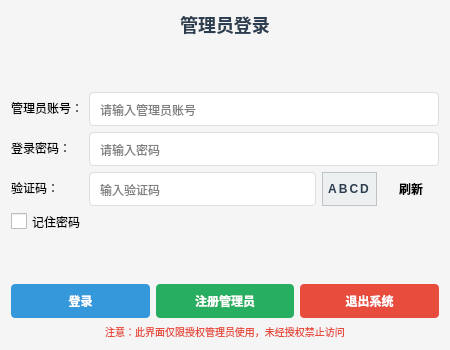
<?xml version="1.0" encoding="utf-8"?>
<ui version="4.0">
	<class>AdminPanel</class>
	<widget class="QDialog" name="AdminPanel">
		<property name="geometry">
			<rect>
				<x>0</x>
				<y>0</y>
				<width>450</width>
				<height>350</height>
			</rect>
		</property>
		<property name="minimumSize">
			<size>
				<width>450</width>
				<height>350</height>
			</size>
		</property>
		<property name="windowTitle">
			<string>管理员登录 - 铁路票务系统</string>
		</property>
		<property name="styleSheet">
			<string>
				QDialog {
				background-color: #f5f5f5;
				}
				QLabel#titleLabel {
				font-size: 18px;
				font-weight: bold;
				color: #2c3e50;
				}
				QLineEdit {
				padding: 8px;
				border: 1px solid #ddd;
				border-radius: 4px;
				background-color: white;
				}
				QLineEdit:focus {
				border-color: #3498db;
				}
				QPushButton {
				padding: 8px 16px;
				border: none;
				border-radius: 4px;
				font-weight: bold;
				}
				QPushButton#loginButton {
				background-color: #3498db;
				color: white;
				}
				QPushButton#loginButton:hover {
				background-color: #2980b9;
				}
				QPushButton#registerButton {
				background-color: #27ae60;
				color: white;
				}
				QPushButton#registerButton:hover {
				background-color: #229954;
				}
				QPushButton#exitButton {
				background-color: #e74c3c;
				color: white;
				}
				QPushButton#exitButton:hover {
				background-color: #c0392b;
				}
				QCheckBox {
				spacing: 5px;
				}
				QCheckBox::indicator {
				width: 16px;
				height: 16px;
				}
			</string>
		</property>
		<layout class="QVBoxLayout" name="mainLayout">
			<item>
				<widget class="QLabel" name="titleLabel">
					<property name="text">
						<string>管理员登录</string>
					</property>
					<property name="alignment">
						<set>Qt::AlignCenter</set>
					</property>
					<property name="objectName">
						<string>titleLabel</string>
					</property>
				</widget>
			</item>
			<item>
				<spacer name="verticalSpacer">
					<property name="orientation">
						<enum>Qt::Vertical</enum>
					</property>
					<property name="sizeHint" stdset="0">
						<size>
							<width>20</width>
							<height>20</height>
						</size>
					</property>
				</spacer>
			</item>
			<item>
				<layout class="QFormLayout" name="formLayout">
					<item row="0" column="0">
						<widget class="QLabel" name="usernameLabel">
							<property name="text">
								<string>管理员账号：</string>
							</property>
						</widget>
					</item>
					<item row="0" column="1">
						<widget class="QLineEdit" name="usernameEdit">
							<property name="placeholderText">
								<string>请输入管理员账号</string>
							</property>
						</widget>
					</item>
					<item row="1" column="0">
						<widget class="QLabel" name="passwordLabel">
							<property name="text">
								<string>登录密码：</string>
							</property>
						</widget>
					</item>
					<item row="1" column="1">
						<widget class="QLineEdit" name="passwordEdit">
							<property name="echoMode">
								<enum>QLineEdit::Password</enum>
							</property>
							<property name="placeholderText">
								<string>请输入密码</string>
							</property>
						</widget>
					</item>
					<item row="2" column="0">
						<widget class="QLabel" name="captchaLabel">
							<property name="text">
								<string>验证码：</string>
							</property>
						</widget>
					</item>
					<item row="2" column="1">
						<layout class="QHBoxLayout" name="captchaLayout">
							<item>
								<widget class="QLineEdit" name="captchaEdit">
									<property name="maximumWidth">
										<number>100</number>
									</property>
									<property name="placeholderText">
										<string>输入验证码</string>
									</property>
								</widget>
							</item>
							<item>
								<widget class="QLabel" name="captchaDisplay">
									<property name="text">
										<string>ABCD</string>
									</property>
									<property name="alignment">
										<set>Qt::AlignCenter</set>
									</property>
									<property name="styleSheet">
										<string>
											background-color: #ecf0f1;
											border: 1px solid #bdc3c7;
											padding: 5px;
											font-weight: bold;
											letter-spacing: 2px;
											color: #2c3e50;
										</string>
									</property>
									<property name="minimumWidth">
										<number>80</number>
									</property>
								</widget>
							</item>
							<item>
								<widget class="QPushButton" name="refreshCaptchaButton">
									<property name="text">
										<string>刷新</string>
									</property>
									<property name="maximumWidth">
										<number>60</number>
									</property>
								</widget>
							</item>
						</layout>
					</item>
				</layout>
			</item>
			<item>
				<widget class="QCheckBox" name="rememberPasswordCheckBox">
					<property name="text">
						<string>记住密码</string>
					</property>
				</widget>
			</item>
			<item>
				<spacer name="verticalSpacer_2">
					<property name="orientation">
						<enum>Qt::Vertical</enum>
					</property>
					<property name="sizeHint" stdset="0">
						<size>
							<width>20</width>
							<height>20</height>
						</size>
					</property>
				</spacer>
			</item>
			<item>
				<layout class="QHBoxLayout" name="buttonLayout">
					<item>
						<widget class="QPushButton" name="loginButton">
							<property name="text">
								<string>登录</string>
							</property>
							<property name="objectName">
								<string>loginButton</string>
							</property>
							<property name="default">
								<bool>true</bool>
							</property>
						</widget>
					</item>
					<item>
						<widget class="QPushButton" name="registerButton">
							<property name="text">
								<string>注册管理员</string>
							</property>
							<property name="objectName">
								<string>registerButton</string>
							</property>
						</widget>
					</item>
					<item>
						<widget class="QPushButton" name="exitButton">
							<property name="text">
								<string>退出系统</string>
							</property>
							<property name="objectName">
								<string>exitButton</string>
							</property>
						</widget>
					</item>
				</layout>
			</item>
			<item>
				<widget class="QLabel" name="securityNoticeLabel">
					<property name="text">
						<string>注意：此界面仅限授权管理员使用，未经授权禁止访问</string>
					</property>
					<property name="alignment">
						<set>Qt::AlignCenter</set>
					</property>
					<property name="styleSheet">
						<string>color: #e74c3c; font-size: 10px;</string>
					</property>
				</widget>
			</item>
		</layout>
	</widget>
	<resources/>
	<connections/>
</ui>
